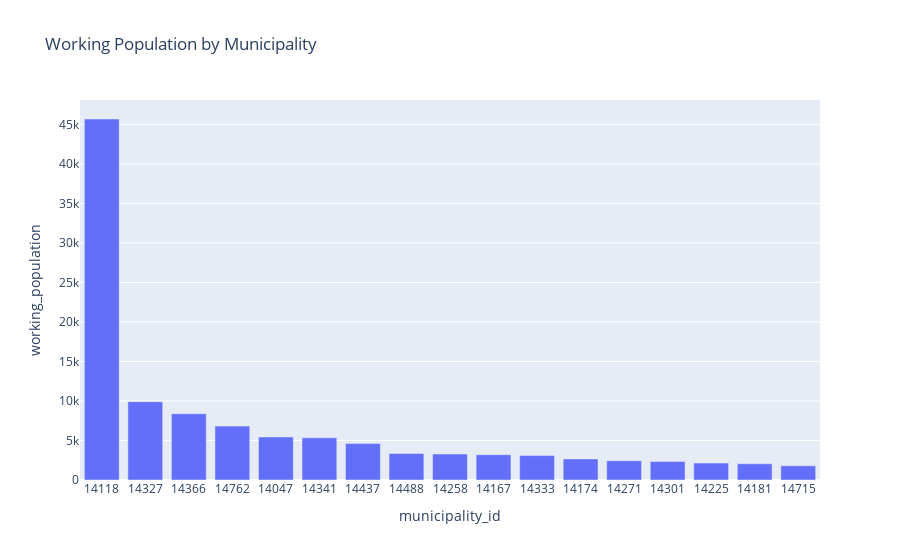

Notebook code cell kept with this figure:
### Markdown cell above
### Create a bar plot indicating the number of working inhabitants in each municipality.

### Code cell
working_csp = [1, 2, 3, 4, 5, 6]
df_working = df_census[df_census["csp"].isin(working_csp)]
df_working = df_working[df_working["municipality_id"] != "ZZZZZ"]

working_by_municipality = (
    df_working.groupby("municipality_id")["weight"]
    .sum()
    .reset_index()
    .rename(columns={"weight": "working_population"})
)

fig = px.bar(
    working_by_municipality,
    x="municipality_id",
    y="working_population",
    title="Working Population by Municipality",
).update_xaxes(categoryorder="total descending")
fig.show()

### Figure 1 — Plotly figure (JSON) as saved in the notebook; plotly's stock layout.template omitted (floating-point values rounded to 4 significant figures)
{"data": [{"alignmentgroup": "True", "hovertemplate": "municipality_id=%{x}<br>working_population=%{y}<extra></extra>", "legendgroup": "", "marker": {"color": "#636efa", "pattern": {"shape": ""}}, "name": "", "offsetgroup": "", "orientation": "v", "showlegend": false, "textposition": "auto", "type": "bar", "x": ["14047", "14118", "14167", "14174", "14181", "14225", "14258", "14271", "14301", "14327", "14333", "14341", "14366", "14437", "14488", "14715", "14762"], "xaxis": "x", "y": [5446.0, 45690.0, 3204.0, 2663.0, 2052.0, 2140, 3291.0, 2440.0, 2329.0, 9915.0, 3090, 5336.0, 8390.0, 4611.0, 3360.0, 1789.0, 6821.0], "yaxis": "y"}], "layout": {"barmode": "relative", "legend": {"tracegroupgap": 0}, "title": {"text": "Working Population by Municipality"}, "xaxis": {"anchor": "y", "categoryorder": "total descending", "domain": [0, 1], "title": {"text": "municipality_id"}}, "yaxis": {"anchor": "x", "domain": [0, 1], "title": {"text": "working_population"}}}}
